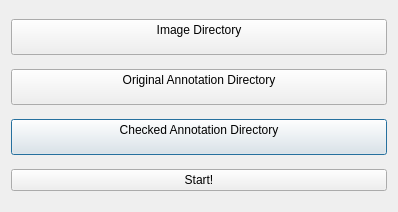
<?xml version="1.0" encoding="UTF-8"?>
<ui version="4.0">
 <class>StartupDialog</class>
 <widget class="QDialog" name="StartupDialog">
  <property name="geometry">
   <rect>
    <x>0</x>
    <y>0</y>
    <width>398</width>
    <height>212</height>
   </rect>
  </property>
  <property name="windowTitle">
   <string>Dialog</string>
  </property>
  <layout class="QGridLayout" name="gridLayout">
   <item row="2" column="0">
    <widget class="QPushButton" name="CheckedAnnoDirButton">
     <property name="text">
      <string>Checked Annotation Directory
</string>
     </property>
    </widget>
   </item>
   <item row="0" column="0">
    <widget class="QPushButton" name="ImgDirButton">
     <property name="text">
      <string>Image Directory
</string>
     </property>
    </widget>
   </item>
   <item row="1" column="0">
    <widget class="QPushButton" name="OrigAnnoDirButton">
     <property name="text">
      <string>Original Annotation Directory
</string>
     </property>
    </widget>
   </item>
   <item row="3" column="0">
    <widget class="QPushButton" name="StartButton">
     <property name="text">
      <string>Start!</string>
     </property>
    </widget>
   </item>
  </layout>
 </widget>
 <resources/>
 <connections/>
</ui>
